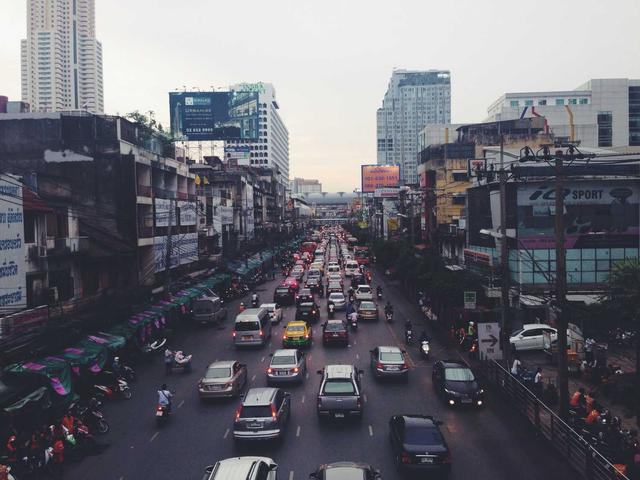
#> input picture 01_sift/images/input_image.jpg, 640 x 480 px
$ python sift_descriptor_visual.py
#> lines starting #> are read from the running program, lines starting #| are printed output that depends on the picture
"""
Generate detailed SIFT Descriptor visualization images showing:
1. Keypoint with orientation
2. 16x16 region around keypoint
3. 4x4 subregions
4. Gradient directions in each subregion
5. 8-bin histograms per subregion
6. Final 128-D descriptor
"""

import numpy as np
from PIL import Image
import matplotlib.pyplot as plt
import matplotlib.patches as patches
from matplotlib.patches import FancyArrowPatch
from scipy.ndimage import gaussian_filter
import os

def load_image():
    """Load the input image."""
    img_path = '../images/input_image.jpg'
    if os.path.exists(img_path):
        return np.array(Image.open(img_path).convert('L'))
#| Image size: (480, 640)
    raise FileNotFoundError("input_image.jpg not found")

def compute_gradients(img):
    """Compute gradient magnitude and orientation."""
    # Compute gradients
    gy, gx = np.gradient(img.astype(np.float64))
    magnitude = np.sqrt(gx**2 + gy**2)
    orientation = np.arctan2(gy, gx) * 180 / np.pi  # Convert to degrees
    orientation = (orientation + 360) % 360  # Make positive [0, 360)
    return magnitude, orientation

def plot_step1_keypoint_orientation(img, kp_x, kp_y, kp_orientation):
    """Step 1: Show keypoint with its dominant orientation."""
#> called with kp_x = 320, kp_y = 240, kp_orientation = 45
    fig, ax = plt.subplots(1, 1, figsize=(12, 9))
    ax.imshow(img, cmap='gray')

    # Draw keypoint circle
    circle = plt.Circle((kp_x, kp_y), 20, color='red', fill=False, linewidth=3)
    ax.add_patch(circle)

    # Draw orientation arrow
    arrow_len = 30
    dx = arrow_len * np.cos(np.radians(kp_orientation))
    dy = arrow_len * np.sin(np.radians(kp_orientation))
    ax.arrow(kp_x, kp_y, dx, dy, head_width=8, head_length=5, fc='yellow', ec='yellow', linewidth=2)

    # Mark center
    ax.plot(kp_x, kp_y, 'r+', markersize=15, markeredgewidth=3)

    ax.set_title(f'Step 1: Keypoint at ({kp_x}, {kp_y}) with Orientation {kp_orientation:.1f}°\n'
                 f'Yellow arrow shows dominant gradient direction', fontsize=14, fontweight='bold')
    ax.axis('off')

    plt.tight_layout()
    plt.savefig('../images/sift_desc_step1_keypoint.png', dpi=150, bbox_inches='tight', facecolor='white')
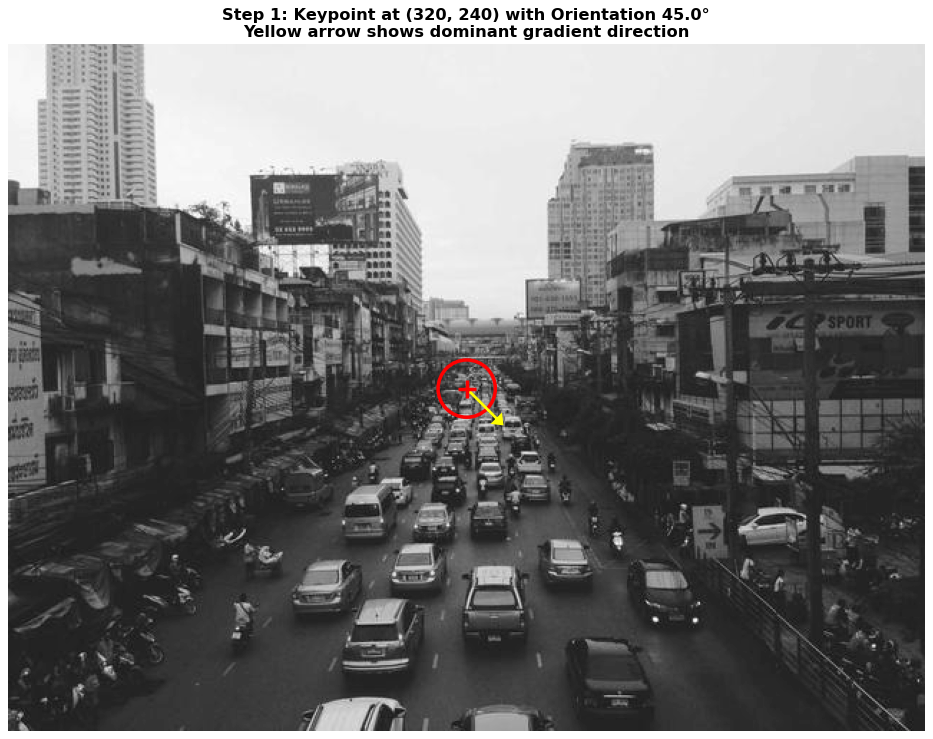
#> figure drawn by matplotlib, 1 panel
    plt.close()
    print('Saved: sift_desc_step1_keypoint.png')

def plot_step2_16x16_region(img, kp_x, kp_y, kp_orientation):
    """Step 2: Show 16x16 region around keypoint."""
#> called with kp_x = 320, kp_y = 240, kp_orientation = 45
    fig, axes = plt.subplots(1, 2, figsize=(16, 8))

    # Left: Full image with region highlighted
    ax1 = axes[0]
    ax1.imshow(img, cmap='gray')

    # Draw 16x16 region
    half_size = 8
    rect = patches.Rectangle((kp_x - half_size, kp_y - half_size), 16, 16,
                              linewidth=3, edgecolor='cyan', facecolor='none')
    ax1.add_patch(rect)

    # Draw keypoint
    ax1.plot(kp_x, kp_y, 'r+', markersize=15, markeredgewidth=3)

    # Draw orientation
    arrow_len = 20
    dx = arrow_len * np.cos(np.radians(kp_orientation))
    dy = arrow_len * np.sin(np.radians(kp_orientation))
    ax1.arrow(kp_x, kp_y, dx, dy, head_width=5, head_length=3, fc='yellow', ec='yellow', linewidth=2)

    ax1.set_title('16×16 Region Around Keypoint', fontsize=14, fontweight='bold')
    ax1.set_xlim(kp_x - 50, kp_x + 50)
    ax1.set_ylim(kp_y + 50, kp_y - 50)
    ax1.axis('off')

    # Right: Zoomed 16x16 region
    ax2 = axes[1]
    region = img[max(0, kp_y-half_size):kp_y+half_size, max(0, kp_x-half_size):kp_x+half_size]
    ax2.imshow(region, cmap='gray', extent=[0, 16, 16, 0])

    # Draw grid lines for 16x16
    for i in range(17):
        ax2.axhline(y=i, color='cyan', linewidth=0.5, alpha=0.5)
        ax2.axvline(x=i, color='cyan', linewidth=0.5, alpha=0.5)

    ax2.plot(8, 8, 'r+', markersize=20, markeredgewidth=3)
    ax2.set_title('Zoomed 16×16 Region (Each cell = 1 pixel)', fontsize=14, fontweight='bold')
    ax2.set_xlabel('X (pixels)')
    ax2.set_ylabel('Y (pixels)')

    plt.tight_layout()
    plt.savefig('../images/sift_desc_step2_16x16_region.png', dpi=150, bbox_inches='tight', facecolor='white')
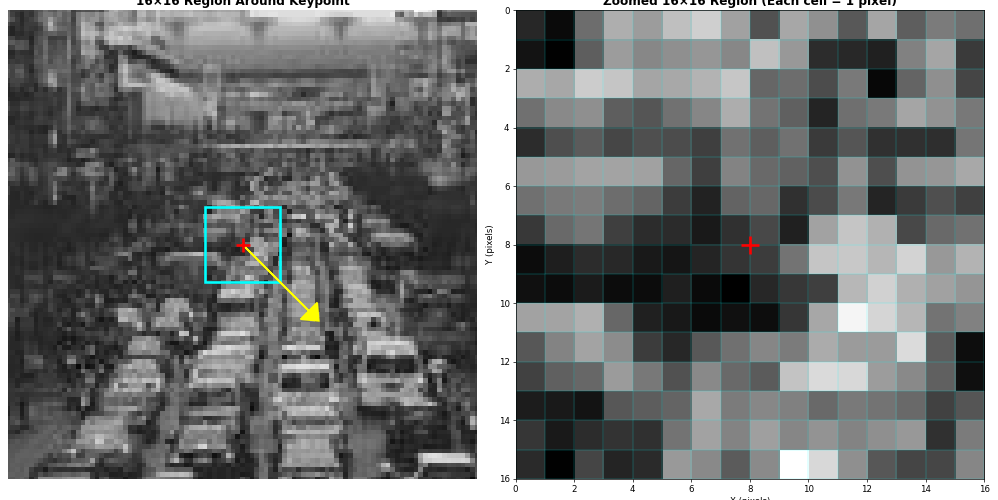
#> figure drawn by matplotlib, 2 panels
    plt.close()
    print('Saved: sift_desc_step2_16x16_region.png')

def plot_step3_4x4_subregions(img, kp_x, kp_y):
    """Step 3: Show 4x4 subregions (16 subregions total)."""
#> called with kp_x = 320, kp_y = 240
    fig, axes = plt.subplots(1, 2, figsize=(16, 8))

    half_size = 8

    # Left: Zoomed region with 4x4 grid
    ax1 = axes[0]
    region = img[max(0, kp_y-half_size):kp_y+half_size, max(0, kp_x-half_size):kp_x+half_size]
    ax1.imshow(region, cmap='gray', extent=[0, 16, 16, 0])

    # Draw 4x4 subregion grid (each subregion is 4x4 pixels)
    colors = ['red', 'green', 'blue', 'orange']
    for i in range(4):
        for j in range(4):
            rect = patches.Rectangle((j*4, i*4), 4, 4, linewidth=2,
                                     edgecolor=colors[(i+j)%4], facecolor='none')
            ax1.add_patch(rect)
            # Label each subregion
            ax1.text(j*4 + 2, i*4 + 2, f'{i*4 + j}', fontsize=10, ha='center', va='center',
                    color='white', fontweight='bold',
                    bbox=dict(boxstyle='round', facecolor=colors[(i+j)%4], alpha=0.7))

    ax1.set_title('16×16 Region Divided into 4×4 Grid\n(16 subregions, each 4×4 pixels)',
                  fontsize=14, fontweight='bold')
    ax1.set_xlabel('X (pixels)')
    ax1.set_ylabel('Y (pixels)')

    # Right: Schematic diagram
    ax2 = axes[1]
    ax2.set_xlim(0, 16)
    ax2.set_ylim(16, 0)

    for i in range(4):
        for j in range(4):
            rect = patches.Rectangle((j*4, i*4), 4, 4, linewidth=2,
                                     edgecolor='black', facecolor=colors[(i+j)%4], alpha=0.3)
            ax2.add_patch(rect)
            ax2.text(j*4 + 2, i*4 + 2, f'Sub-\nregion\n{i*4 + j}', fontsize=9, ha='center', va='center',
                    fontweight='bold')

    ax2.set_title('4×4 Grid = 16 Subregions\nEach subregion = 4×4 pixels', fontsize=14, fontweight='bold')
    ax2.set_xlabel('X')
    ax2.set_ylabel('Y')
    ax2.set_aspect('equal')
    ax2.grid(True, linewidth=0.5, alpha=0.3)

    plt.tight_layout()
    plt.savefig('../images/sift_desc_step3_4x4_subregions.png', dpi=150, bbox_inches='tight', facecolor='white')
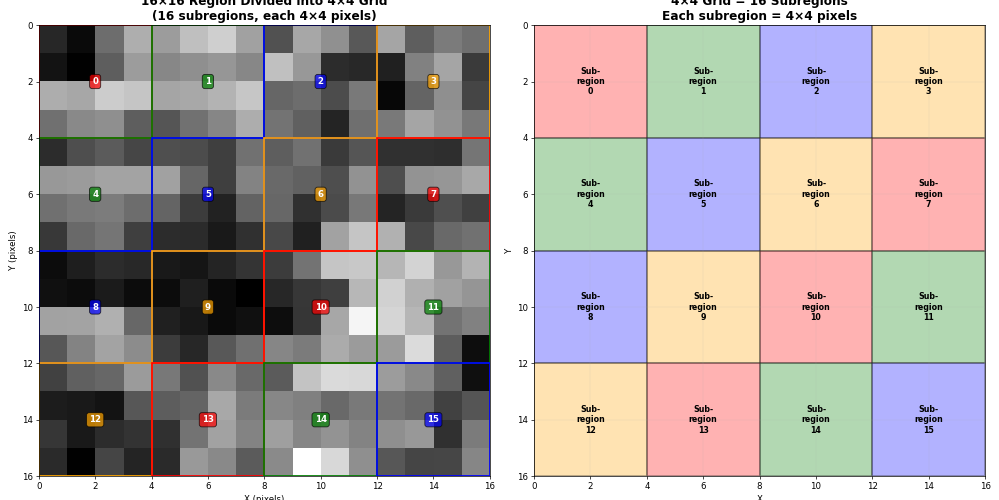
#> figure drawn by matplotlib, 2 panels
    plt.close()
    print('Saved: sift_desc_step3_4x4_subregions.png')

def plot_step4_gradients_in_subregion(img, kp_x, kp_y):
    """Step 4: Show gradient directions in subregions."""
    fig, axes = plt.subplots(1, 2, figsize=(16, 8))

    half_size = 8
    magnitude, orientation = compute_gradients(img)
#> in compute_gradients, `gy, gx = np.gradient(img.astype(np.float64))`:
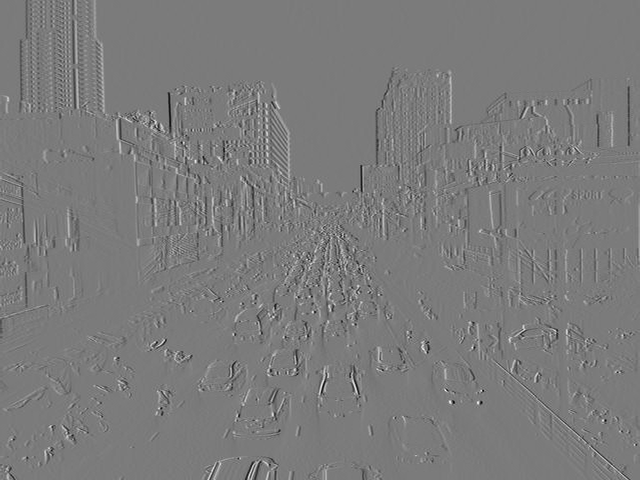
#> gx: shape (480, 640) float64; min -109.5, max 116.5, mean 0; drawn with min black and max white
#> in compute_gradients, `magnitude = np.sqrt(gx**2 + gy**2)`:
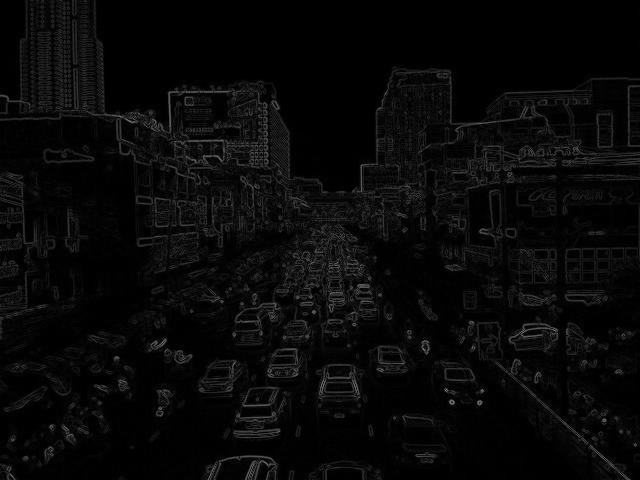
#> magnitude: shape (480, 640) float64; min 0, max 133.9, mean 8.8
#> in compute_gradients, `orientation = np.arctan2(gy, gx) * 180 / np.pi`:
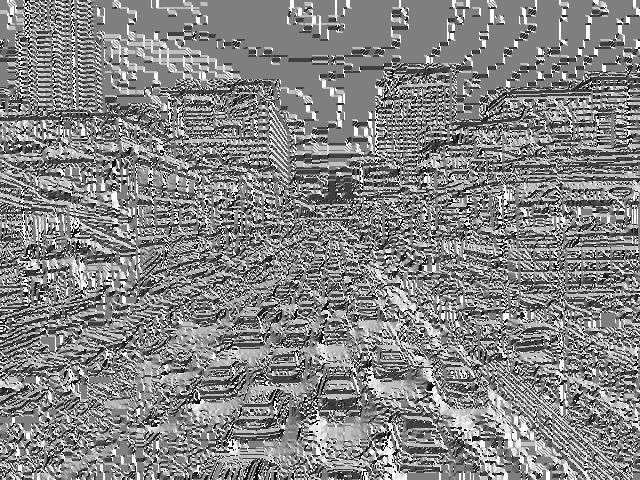
#> orientation: shape (480, 640) float64; min -179.7, max 180, mean 8.3; drawn with min black and max white
#> in compute_gradients, `orientation = (orientation + 360) % 360`:
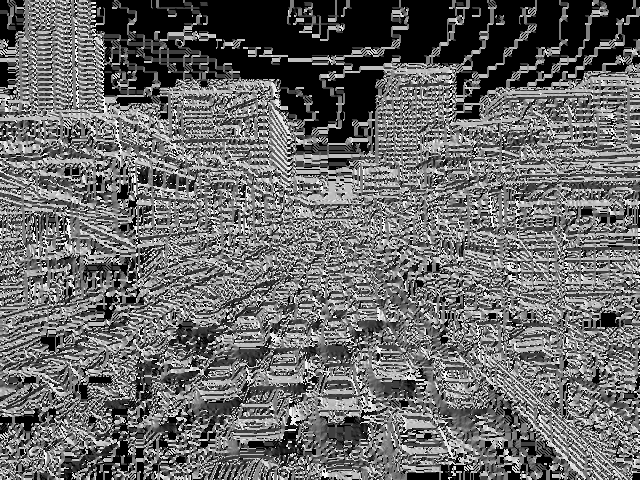
#> orientation: shape (480, 640) float64; min 0, max 359.6, mean 148.8; drawn with min black and max white

    # Extract region
    region_mag = magnitude[max(0, kp_y-half_size):kp_y+half_size, max(0, kp_x-half_size):kp_x+half_size]
    region_ori = orientation[max(0, kp_y-half_size):kp_y+half_size, max(0, kp_x-half_size):kp_x+half_size]
    region_img = img[max(0, kp_y-half_size):kp_y+half_size, max(0, kp_x-half_size):kp_x+half_size]

    # Left: One subregion with gradient arrows
    ax1 = axes[0]
    # Show one 4x4 subregion (top-left)
    sub_img = region_img[0:4, 0:4]
#> sub_img = [[58, 39, 105, 148], [45, 33, 95, 136], [147, 143, 168, 163], [107, 123, 127, 95]]
    sub_mag = region_mag[0:4, 0:4]
#> sub_mag = [[8.51, 40.51, 59.75, 21.22], [45.4, 57.7, 60.37, 15.44], [46.75, 46.21, 18.87, 24.27], [50.08, 31.15, 40.03, 46.1]]
#> (the rest of the program and of its run is left out)
